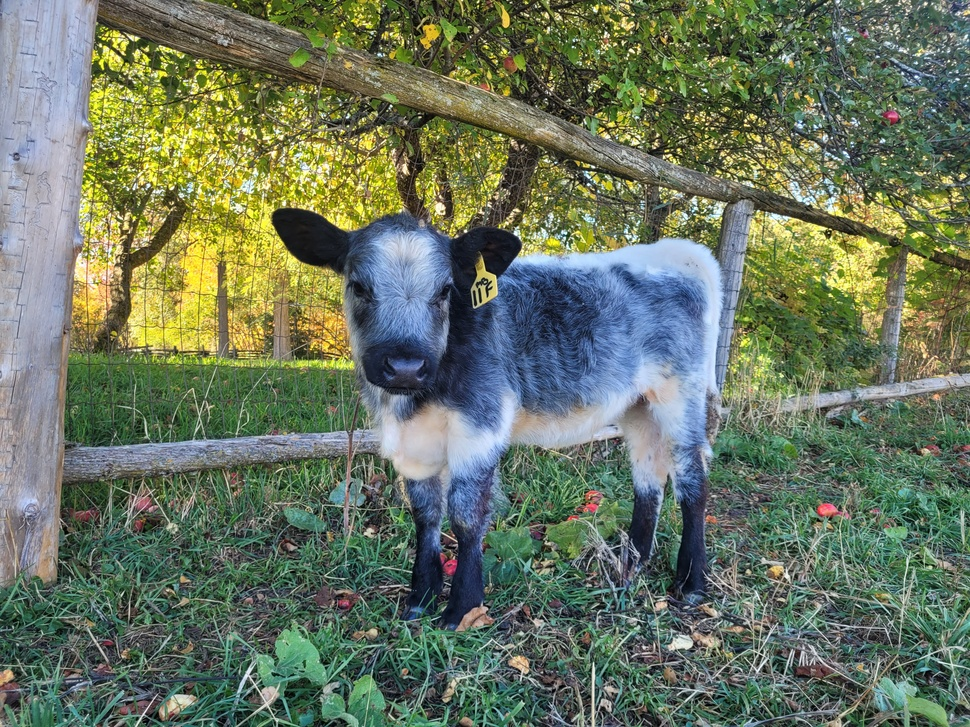
#> input picture data/calf3.jpg, 970 x 727 px, shrunk from 4032 x 3024 before the run
$ python photo_preprocess.py --input ../../data/calf3.jpg --output out.png
#> lines starting #> are read from the running program, lines starting #| are printed output that depends on the picture
#!/usr/bin/env python3
"""
Photo Enhancement Tool for Depth Map Optimization
Standalone preprocessing pipeline - run BEFORE depth generation pipeline.
Optimized for bas-relief CNC carving and 3D printing applications.
"""
import numpy as np
from PIL import Image, ImageEnhance, ImageFilter
import cv2
from pathlib import Path
import argparse
import sys


def denoise_nlm(img_array, strength=10):
    """
    Non-Local Means Denoising - removes noise while preserving edges.
    Best for: Sensor noise, grain, JPEG artifacts

    Args:
        strength: 3-20 (higher = more denoising, but can blur details)
    """
    print(f"  Denoising (NLM, strength={strength})...")
    if img_array.dtype != np.uint8:
        img_array = (img_array * 255).astype(np.uint8)

    return cv2.fastNlMeansDenoisingColored(
        img_array, None,
        h=strength,
        hColor=strength,
        templateWindowSize=7,
        searchWindowSize=21
    )


def guided_filter_smooth(img_array, radius=4, eps=0.01):
    """
    Guided Filter - edge-preserving smoothing, faster than bilateral.
    Best for: Smoothing while keeping boundaries sharp

    Args:
        radius: 2-10 (size of filter)
        eps: 0.001-0.1 (smaller = preserve more edges)
    """
    print(f"  Guided filtering (radius={radius}, eps={eps})...")

    # Convert to float32 for processing
    img_float = img_array.astype(np.float32) / 255.0

    # Apply guided filter to each channel
    result = np.zeros_like(img_float)
    for i in range(3):
        result[:,:,i] = cv2.ximgproc.guidedFilter(
            guide=img_float[:,:,i],
            src=img_float[:,:,i],
            radius=radius,
            eps=eps
        )

    return (result * 255).astype(np.uint8)


# [12 lines left out: function bilateral_filter_smooth, not called in this run]


def enhance_detail_laplacian(img_array, amount=1.5):
    """
    Detail Enhancement using Laplacian pyramid.
    Best for: Bringing out fine texture without amplifying noise

    Args:
        amount: 0.5-3.0 (strength of detail enhancement)
    """
    print(f"  Enhancing details (amount={amount})...")

    # Create Gaussian pyramid
    gaussian = img_array.astype(np.float32)
    gaussian_pyramid = [gaussian]
    for i in range(3):
        gaussian = cv2.pyrDown(gaussian)
        gaussian_pyramid.append(gaussian)

    # Create Laplacian pyramid
    laplacian_pyramid = []
    for i in range(len(gaussian_pyramid) - 1):
        size = (gaussian_pyramid[i].shape[1], gaussian_pyramid[i].shape[0])
        laplacian = gaussian_pyramid[i] - cv2.pyrUp(gaussian_pyramid[i + 1], dstsize=size)
        laplacian_pyramid.append(laplacian)

    # Enhance details in Laplacian pyramid
    enhanced_laplacian = []
    for lap in laplacian_pyramid:
        enhanced_laplacian.append(lap * amount)

    # Reconstruct image
    reconstructed = gaussian_pyramid[-1]
    for i in range(len(enhanced_laplacian) - 1, -1, -1):
        size = (enhanced_laplacian[i].shape[1], enhanced_laplacian[i].shape[0])
        reconstructed = cv2.pyrUp(reconstructed, dstsize=size)
        reconstructed += enhanced_laplacian[i]

    return np.clip(reconstructed, 0, 255).astype(np.uint8)


def hdr_tone_mapping(img_array, gamma=1.0, contrast=1.5):
    """
    HDR-style tone mapping - brings out detail in shadows AND highlights.
    Best for: Outdoor photos, harsh lighting, extreme contrast

    Args:
        gamma: 0.5-2.0 (brightness curve, 1.0 = neutral)
        contrast: 1.0-3.0 (local contrast enhancement)
    """
    print(f"  HDR tone mapping (gamma={gamma}, contrast={contrast})...")

    # Convert to float
    img_float = img_array.astype(np.float32) / 255.0

    # Create tone mapper
    tone_map = cv2.createTonemapMantiuk(gamma=gamma, scale=contrast, saturation=1.0)

    # Apply tone mapping
    result = tone_map.process(img_float)

    # Convert back
    result = np.clip(result * 255, 0, 255).astype(np.uint8)

    return result


def enhance_contrast_clahe(img_array, clip_limit=2.0, tile_size=8):
    """
    CLAHE - Adaptive histogram equalization for local contrast.
    Best for: Poor lighting, underexposed photos, flat lighting

    Args:
        clip_limit: 1.0-4.0 (higher = more contrast)
        tile_size: 4-16 (size of local regions)
    """
    print(f"  CLAHE contrast enhancement (clip={clip_limit})...")

    # Convert to LAB
    lab = cv2.cvtColor(img_array, cv2.COLOR_RGB2LAB)
    l, a, b = cv2.split(lab)

    # Apply CLAHE to luminance
    clahe = cv2.createCLAHE(clipLimit=clip_limit, tileGridSize=(tile_size, tile_size))
    l_enhanced = clahe.apply(l)

    # Merge back
    lab_enhanced = cv2.merge([l_enhanced, a, b])
    return cv2.cvtColor(lab_enhanced, cv2.COLOR_LAB2RGB)


def sharpen_unsharp_mask(img_array, radius=2, percent=150, threshold=3):
    """
    Unsharp Mask - traditional sharpening technique.
    Best for: Making edges crisp, enhancing definition

    Args:
        radius: 1-5 (blur radius for mask)
        percent: 50-300 (sharpening strength %)
        threshold: 0-10 (minimum difference to sharpen)
    """
    print(f"  Sharpening (radius={radius}, percent={percent}%)...")

    img_pil = Image.fromarray(img_array)
    sharpened = img_pil.filter(ImageFilter.UnsharpMask(
        radius=radius,
        percent=percent,
        threshold=threshold
    ))
    return np.array(sharpened)


def enhance_saturation(img_array, factor=1.2):
    """
    Saturation boost - helps depth model distinguish features.

    Args:
        factor: 0.8-1.5 (saturation multiplier, 1.0 = no change)
    """
    if factor == 1.0:
        return img_array

    print(f"  Boosting saturation ({factor}x)...")
    img_pil = Image.fromarray(img_array)
    enhancer = ImageEnhance.Color(img_pil)
    return np.array(enhancer.enhance(factor))


def preprocess_photo(
    input_path,
    output_path,
    preset="balanced",
    # Individual overrides
    denoise_strength=None,
    use_guided_filter=None,
    use_bilateral=None,
    enhance_details=None,
    use_hdr=None,
    clahe_clip=None,
    sharpen_radius=None,
    sharpen_percent=None,
    sharpen_threshold=None,
    saturation=None,
    save_intermediate=False
):
    """
    Complete preprocessing pipeline with configurable presets.
    """
    # Define presets
    PRESETS = {
        "light": {
            "denoise_strength": 5,
            "use_guided_filter": False,
            "use_bilateral": False,
            "enhance_details": 0.0,
            "use_hdr": False,
            "clahe_clip": 1.5,
            "sharpen_radius": 2,
            "sharpen_percent": 120,
            "sharpen_threshold": 3,
            "saturation": 1.1
        },
        "balanced": {
            "denoise_strength": 10,
            "use_guided_filter": True,
            "use_bilateral": False,
            "enhance_details": 1.3,
            "use_hdr": True,
            "clahe_clip": 2.0,
            "sharpen_radius": 2,
            "sharpen_percent": 150,
            "sharpen_threshold": 3,
            "saturation": 1.2
        },
        "heavy": {
            "denoise_strength": 15,
            "use_guided_filter": False,
            "use_bilateral": True,
            "enhance_details": 2.0,
            "use_hdr": True,
            "clahe_clip": 3.0,
            "sharpen_radius": 3,
            "sharpen_percent": 180,
            "sharpen_threshold": 2,
            "saturation": 1.3
        }
    }

    # Get preset settings
    if preset not in PRESETS:
        print(f"Unknown preset '{preset}', using 'balanced'")
        preset = "balanced"

    settings = PRESETS[preset].copy()

    # Apply individual overrides
    if denoise_strength is not None: settings["denoise_strength"] = denoise_strength
    if use_guided_filter is not None: settings["use_guided_filter"] = use_guided_filter
    if use_bilateral is not None: settings["use_bilateral"] = use_bilateral
    if enhance_details is not None: settings["enhance_details"] = enhance_details
    if use_hdr is not None: settings["use_hdr"] = use_hdr
    if clahe_clip is not None: settings["clahe_clip"] = clahe_clip
    if sharpen_radius is not None: settings["sharpen_radius"] = sharpen_radius
    if sharpen_percent is not None: settings["sharpen_percent"] = sharpen_percent
    if sharpen_threshold is not None: settings["sharpen_threshold"] = sharpen_threshold
    if saturation is not None: settings["saturation"] = saturation

    print(f"\nPreprocessing: {Path(input_path).name}")
    print(f"Preset: {preset}")

    # Load image
    img = Image.open(input_path).convert('RGB')
    img_array = np.array(img)
    print(f"Size: {img_array.shape[1]}x{img_array.shape[0]}")

    intermediate_dir = None
    if save_intermediate:
        intermediate_dir = Path(output_path).parent / f"{Path(output_path).stem}_steps"
        intermediate_dir.mkdir(exist_ok=True)
        Image.fromarray(img_array).save(intermediate_dir / "00_original.png")

    step = 1

    # Step 1: Denoise (if needed)
    if settings["denoise_strength"] > 0:
        img_array = denoise_nlm(img_array, settings["denoise_strength"])
        if save_intermediate:
            Image.fromarray(img_array).save(intermediate_dir / f"{step:02d}_denoised.png")
            step += 1

    # Step 2: Edge-preserving smoothing (choose one)
    if settings["use_bilateral"]:
        img_array = bilateral_filter_smooth(img_array)
        if save_intermediate:
            Image.fromarray(img_array).save(intermediate_dir / f"{step:02d}_bilateral.png")
            step += 1
    elif settings["use_guided_filter"]:
        try:
            img_array = guided_filter_smooth(img_array)
            if save_intermediate:
                Image.fromarray(img_array).save(intermediate_dir / f"{step:02d}_guided.png")
                step += 1
        except AttributeError:
            print("  Note: Guided filter requires opencv-contrib-python")

    # Step 3: HDR tone mapping (if enabled)
    if settings["use_hdr"]:
        img_array = hdr_tone_mapping(img_array, gamma=1.0, contrast=1.5)
        if save_intermediate:
            Image.fromarray(img_array).save(intermediate_dir / f"{step:02d}_hdr.png")
            step += 1

    # Step 4: CLAHE contrast
    img_array = enhance_contrast_clahe(img_array, settings["clahe_clip"])
    if save_intermediate:
        Image.fromarray(img_array).save(intermediate_dir / f"{step:02d}_contrast.png")
        step += 1

    # Step 5: Detail enhancement (if enabled)
    if settings["enhance_details"] > 0:
        img_array = enhance_detail_laplacian(img_array, settings["enhance_details"])
        if save_intermediate:
            Image.fromarray(img_array).save(intermediate_dir / f"{step:02d}_details.png")
            step += 1

    # Step 6: Sharpen
    img_array = sharpen_unsharp_mask(
        img_array,
        settings["sharpen_radius"],
        settings["sharpen_percent"],
        settings["sharpen_threshold"]
    )
    if save_intermediate:
        Image.fromarray(img_array).save(intermediate_dir / f"{step:02d}_sharpened.png")
        step += 1

    # Step 7: Saturation
    if settings["saturation"] != 1.0:
        img_array = enhance_saturation(img_array, settings["saturation"])
        if save_intermediate:
            Image.fromarray(img_array).save(intermediate_dir / f"{step:02d}_saturation.png")
            step += 1

    # Save final result
    result = Image.fromarray(img_array)
    result.save(output_path, 'PNG', quality=100)

    print(f"\n✅ Saved to: {output_path}")
    if save_intermediate:
        print(f"   Intermediate steps saved to: {intermediate_dir}")

    return output_path


def main():
    parser = argparse.ArgumentParser(
        description="Photo enhancement tool for optimal depth map generation",
        formatter_class=argparse.RawDescriptionHelpFormatter,
        epilog="""
Presets:
  light    - Minimal enhancement for already good photos
  balanced - Recommended for most photos (default)
  heavy    - Aggressive enhancement for poor quality photos

Examples:
  # Use balanced preset
  python photo_enhancer.py --input photo.jpg --output enhanced.png

  # Use heavy preset with custom denoising
  python photo_enhancer.py --input noisy.jpg --output clean.png --preset heavy --denoise 20

  # Save intermediate steps to see each stage
  python photo_enhancer.py --input photo.jpg --output enhanced.png --save-steps
        """
    )

    parser.add_argument("--input", required=True, help="Input photo path")
    parser.add_argument("--output", required=True, help="Output path for enhanced image")
    parser.add_argument("--preset", choices=["light", "balanced", "heavy"], default="balanced",
                        help="Enhancement preset (default: balanced)")

    # Individual parameter overrides
    parser.add_argument("--denoise", type=int, help="Denoise strength (3-20)")
    parser.add_argument("--guided-filter", action='store_true', help="Use guided filter")
    parser.add_argument("--bilateral", action='store_true', help="Use bilateral filter")
    parser.add_argument("--enhance-details", type=float, help="Detail enhancement (0.5-3.0)")
    parser.add_argument("--hdr", action='store_true', help="Enable HDR tone mapping")
    parser.add_argument("--clahe", type=float, help="CLAHE clip limit (1.0-4.0)")
    parser.add_argument("--sharpen-radius", type=int, help="Sharpen radius (1-5)")
    parser.add_argument("--sharpen-percent", type=int, help="Sharpen strength (50-300)")
    parser.add_argument("--sharpen-threshold", type=int, help="Sharpen threshold (0-10)")
    parser.add_argument("--saturation", type=float, help="Saturation boost (0.8-1.5)")

    parser.add_argument("--save-steps", action='store_true',
                        help="Save intermediate images showing each processing step")

    args = parser.parse_args()

    try:
        preprocess_photo(
            args.input,
            args.output,
            preset=args.preset,
            denoise_strength=args.denoise,
            use_guided_filter=args.guided_filter if args.guided_filter else None,
            use_bilateral=args.bilateral if args.bilateral else None,
            enhance_details=args.enhance_details,
            use_hdr=args.hdr if args.hdr else None,
            clahe_clip=args.clahe,
            sharpen_radius=args.sharpen_radius,
            sharpen_percent=args.sharpen_percent,
            sharpen_threshold=args.sharpen_threshold,
            saturation=args.saturation,
            save_intermediate=args.save_steps
        )
#> in preprocess_photo, img is the input picture: PIL image 970x727 RGB; mean R, G, B 105.3, 117.4, 95.7
#| Size: 970x727
#> in enhance_contrast_clahe, `l, a, b = cv2.split(lab)`:
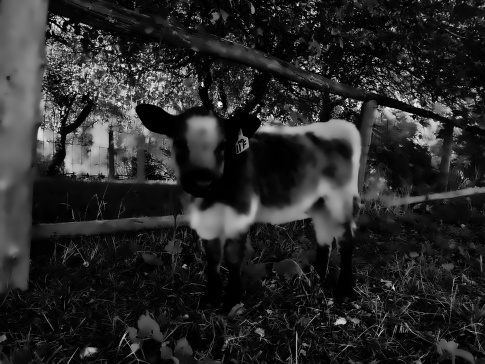
#> l: shape (727, 970) (shown at 1/2 size); min 0, max 251, mean 40.6
#> in enhance_contrast_clahe, `l, a, b = cv2.split(lab)`:
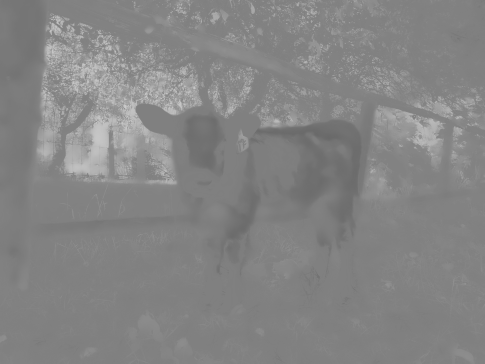
#> b: shape (727, 970) (shown at 1/2 size); min 105, max 203, mean 132.5
#> in enhance_contrast_clahe, `l_enhanced = clahe.apply(l)`:
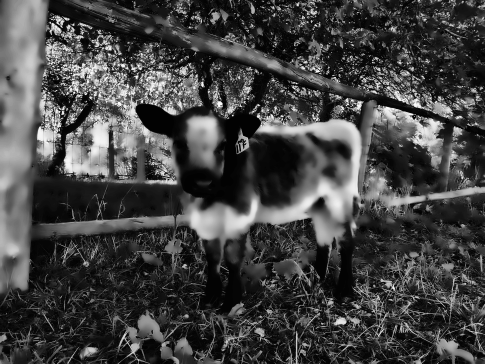
#> l_enhanced: shape (727, 970) (shown at 1/2 size); min 1, max 254, mean 67.2
#> after the loop in enhance_detail_laplacian, `for i in range(3):`: gaussian_pyramid = 4 items
#> the loop in enhance_detail_laplacian, `for i in range(len(gaussian_pyramid) - 1):` made 3 passes
#> size on passes 1 to 3: (970, 727), (485, 364), (243, 182)
#> pass 1, in enhance_detail_laplacian, `laplacian = gaussian_pyramid[i] - cv2.pyrUp(gaussian_pyramid[i + 1], d..`:
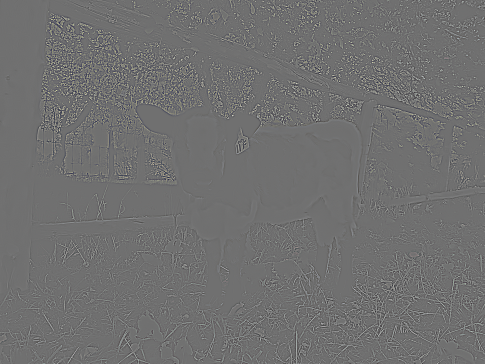
#> laplacian: shape (727, 970, 3) float32 (shown at 1/2 size); mean of channels 0, 1, 2 0, 0, 0; drawn with min black and max white
#> after the loop in enhance_detail_laplacian, `for i in range(len(gaussian_pyramid) - 1):`: laplacian_pyramid = 3 items
#> the loop in enhance_detail_laplacian, `for lap in laplacian_pyramid:` made 3 passes
#> the loop in enhance_detail_laplacian, `for i in range(len(enhanced_laplacian) - 1, -1, -1):` made 3 passes
#> (i, size) on passes 1, 3: (2, (243, 182)), (0, (970, 727))
#> pass 1, in enhance_detail_laplacian, `reconstructed = cv2.pyrUp(reconstructed, dstsize=size)`:
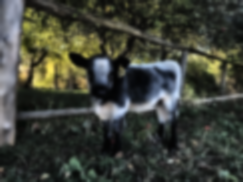
#> reconstructed: shape (182, 243, 3) float32; mean R, G, B 63.2, 66.4, 57.3
#> after the loop in enhance_detail_laplacian, `for i in range(len(enhanced_laplacian) - 1, -1, -1):`:
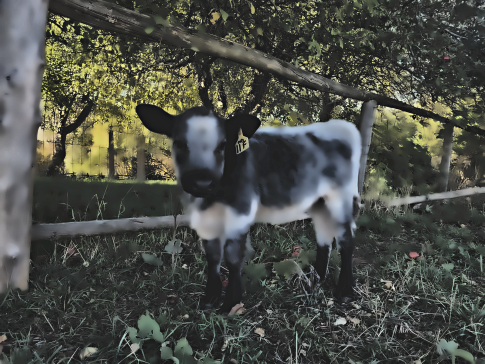
#> reconstructed: shape (727, 970, 3) float32 (shown at 1/2 size); mean R, G, B 63.2, 66.4, 57.2; drawn with min black and max white
#> in sharpen_unsharp_mask, `sharpened = img_pil.filter(ImageFilter.UnsharpMask( radius=radius, per..`:
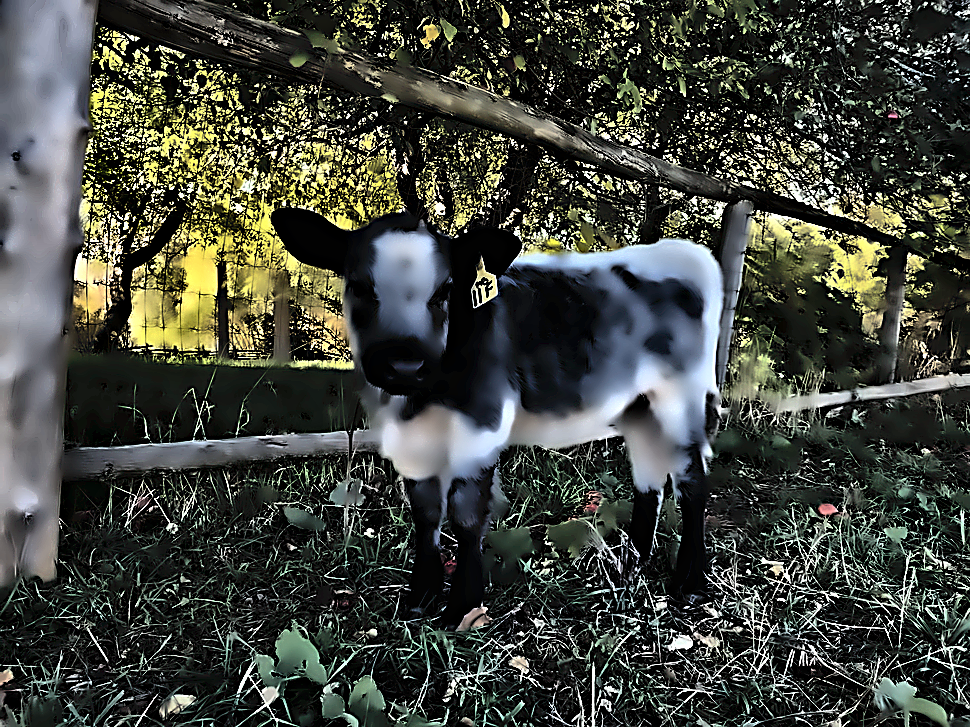
#> sharpened: PIL image 970x727 RGB; mean R, G, B 66.4, 69.6, 62
    except Exception as e:
        print(f"\n❌ Error: {e}")
        import traceback
        traceback.print_exc()
        sys.exit(1)


if __name__ == "__main__":
    main()
